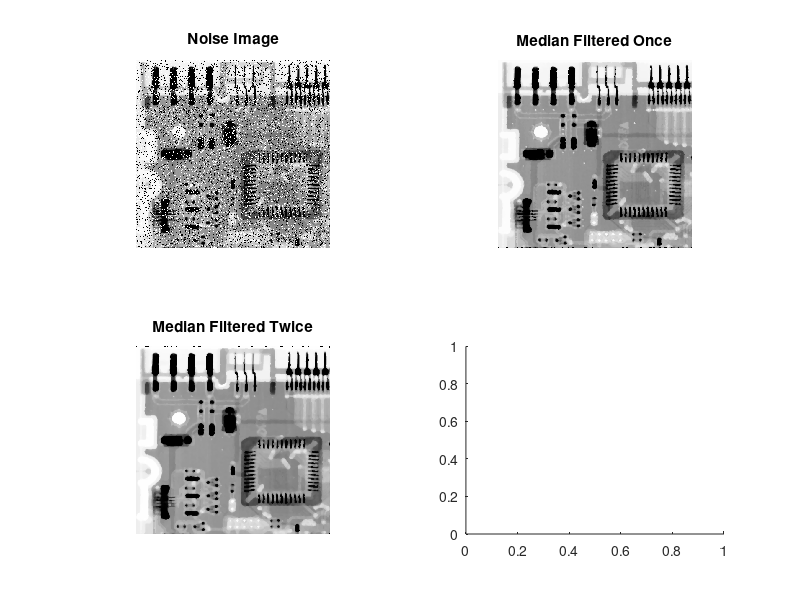

This figure's MATLAB source: (Note: this script raises an error after producing the figure.)
% Problem-2 Noise Reduction Using a Median Filter

close all;clear all;clc;

figure;
colormap(gray(256));
load('Test2.mat');

% Figure-1
noised_img = imnoise(f,'salt & pepper', 0.2);
subplot(2,2,1);
imshow(noised_img,[]);
title('Noise Image');

% Figure-2
subplot(2,2,2);
img2 = medfilt2(noised_img, [5,5]);
imshow(img2, []);
title('Median Filtered Once');

% Figure-3
subplot(2,2,3);
img3 = medfilt2(img2, [5,5]);
imshow(img3, []);
title('Median Filtered Twice');

% Figure-4
subplot(2,2,4);
img4 = adaptive_med_filter(noised_img, 5);
imshow(img4, []);
title('Adaptive Median Filtered');
